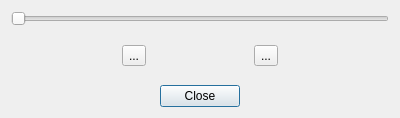
<?xml version="1.0" encoding="UTF-8"?>
<ui version="4.0">
 <class>VMailDialog</class>
 <widget class="QDialog" name="VMailDialog">
  <property name="geometry">
   <rect>
    <x>0</x>
    <y>0</y>
    <width>400</width>
    <height>118</height>
   </rect>
  </property>
  <property name="windowTitle">
   <string>Dialog</string>
  </property>
  <layout class="QVBoxLayout" name="verticalLayout">
   <item>
    <widget class="QSlider" name="durationSlider">
     <property name="orientation">
      <enum>Qt::Horizontal</enum>
     </property>
    </widget>
   </item>
   <item>
    <widget class="QWidget" name="widget" native="true">
     <layout class="QHBoxLayout" name="horizontalLayout">
      <item>
       <widget class="QToolButton" name="btnPlay">
        <property name="text">
         <string>...</string>
        </property>
       </widget>
      </item>
      <item>
       <widget class="QToolButton" name="btnStop">
        <property name="text">
         <string>...</string>
        </property>
       </widget>
      </item>
     </layout>
    </widget>
   </item>
   <item>
    <widget class="QDialogButtonBox" name="buttonBox">
     <property name="standardButtons">
      <set>QDialogButtonBox::Close</set>
     </property>
     <property name="centerButtons">
      <bool>true</bool>
     </property>
    </widget>
   </item>
  </layout>
 </widget>
 <resources/>
 <connections>
  <connection>
   <sender>buttonBox</sender>
   <signal>accepted()</signal>
   <receiver>VMailDialog</receiver>
   <slot>accept()</slot>
   <hints>
    <hint type="sourcelabel">
     <x>248</x>
     <y>254</y>
    </hint>
    <hint type="destinationlabel">
     <x>157</x>
     <y>274</y>
    </hint>
   </hints>
  </connection>
  <connection>
   <sender>buttonBox</sender>
   <signal>rejected()</signal>
   <receiver>VMailDialog</receiver>
   <slot>reject()</slot>
   <hints>
    <hint type="sourcelabel">
     <x>316</x>
     <y>260</y>
    </hint>
    <hint type="destinationlabel">
     <x>286</x>
     <y>274</y>
    </hint>
   </hints>
  </connection>
 </connections>
</ui>
